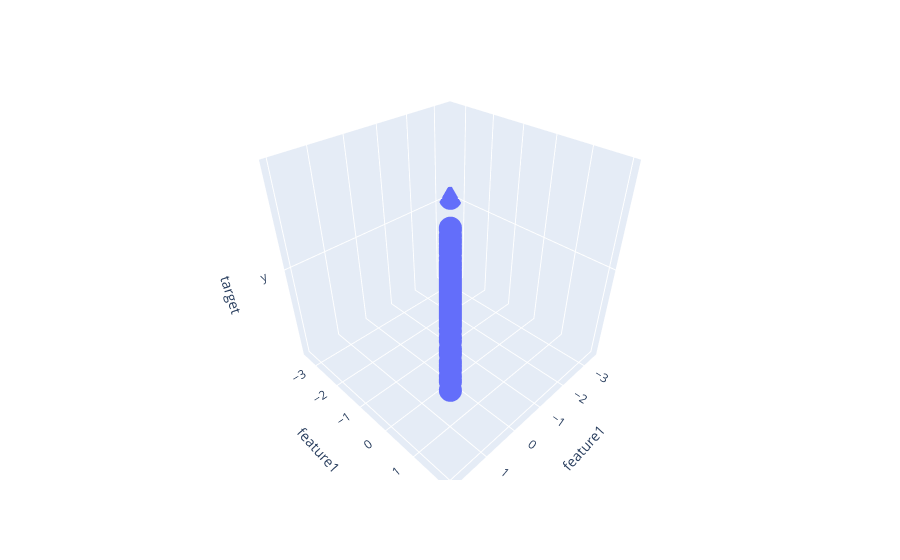

The notebook cell this image was saved under:
### Code cell
fig = px.scatter_3d(df, x="feature1", y="feature1", z="target") 
fig.show()
